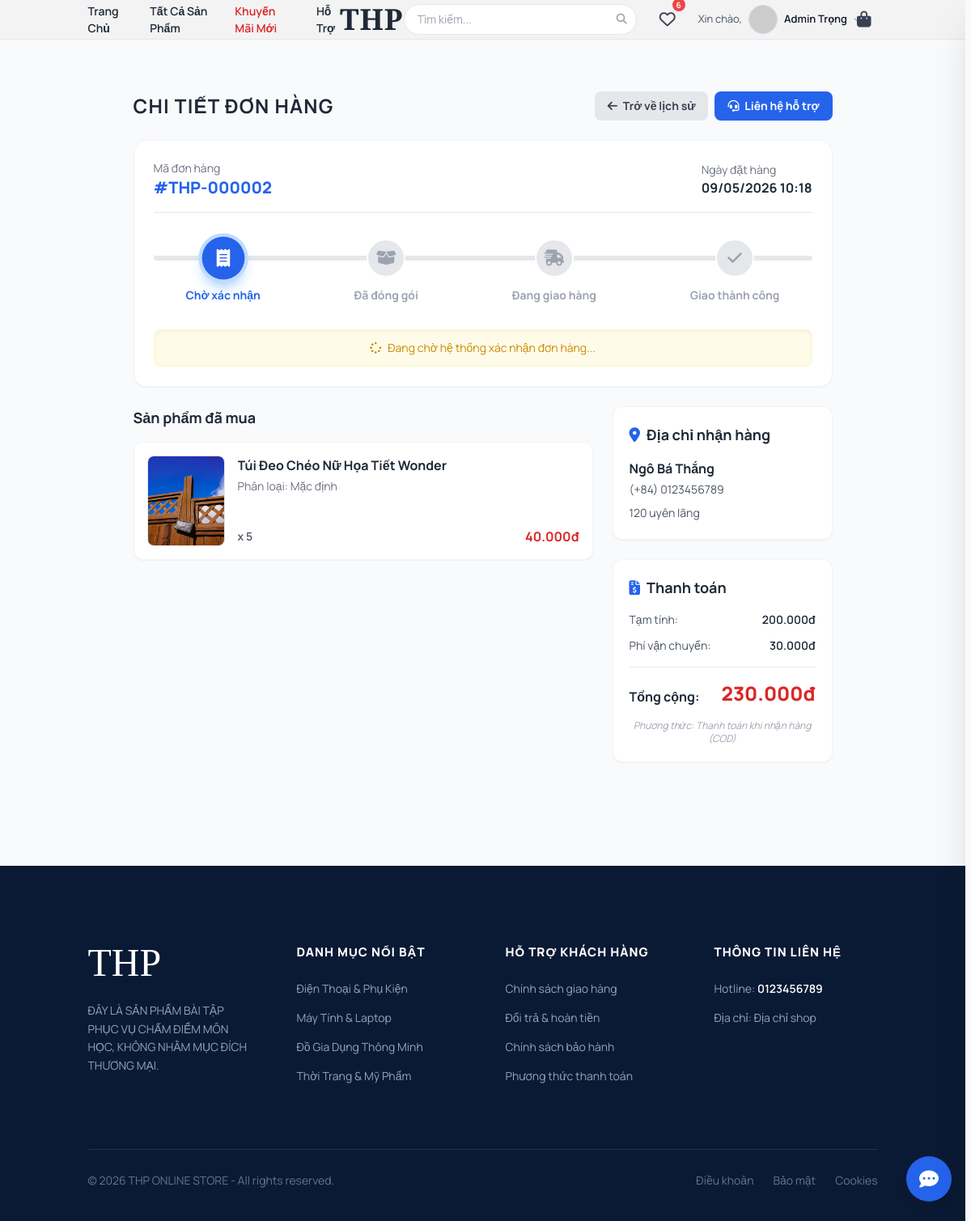
Page /chitietdonhang.php?id=2 (signed in) on the committed database.
### tables this page shows
CREATE TABLE IF NOT EXISTS `donhang` (
  `MaDonHang` int NOT NULL AUTO_INCREMENT,
  `IdNguoiDung` int NOT NULL,
  `TenNguoiNhan` varchar(255) NOT NULL,
  `SoDienThoai` varchar(20) NOT NULL,
  `diachi` text NOT NULL,
  `TongTien` decimal(10,0) NOT NULL,
  `phuong_thuc_thanh_toan` varchar(50) NOT NULL DEFAULT 'COD',
  `trangThai` int NOT NULL DEFAULT '0' COMMENT '0: Đã đặt, 1: Đóng gói, 2: Đang giao, 3: Thành công',
  `NgayDat` datetime NOT NULL DEFAULT CURRENT_TIMESTAMP,
  `lat_giao` double DEFAULT NULL,
  `lng_giao` double DEFAULT NULL,
  `thoi_gian_giao` datetime DEFAULT NULL,
  PRIMARY KEY (`MaDonHang`),
  KEY `fk_donhang_user` (`IdNguoiDung`)
);

CREATE TABLE IF NOT EXISTS `chitietdonhang` (
  `MaChiTiet` int NOT NULL AUTO_INCREMENT,
  `MaDonHang` int NOT NULL,
  `MaSanPham` int NOT NULL,
  `PhanLoai` varchar(255) DEFAULT NULL,
  `SoLuong` int NOT NULL,
  `Gia` decimal(10,0) NOT NULL,
  PRIMARY KEY (`MaChiTiet`),
  KEY `fk_ctdh_sanpham` (`MaSanPham`),
  KEY `fk_ctdh_donhang` (`MaDonHang`)
);

CREATE TABLE IF NOT EXISTS `product` (
  `MaSanPham` int NOT NULL AUTO_INCREMENT,
  `TenSanPham` varchar(100) NOT NULL,
  `GiaSanPham` decimal(10,0) NOT NULL,
  `SoLuong` int NOT NULL DEFAULT '0',
  `hinh` varchar(1000) NOT NULL,
  `MoTa` text NOT NULL,
  `MaDanhMuc` int NOT NULL,
  `SaoTrungBinh` float NOT NULL,
  `TongDanhGia` int NOT NULL,
  `hinh2` varchar(255) DEFAULT NULL,
  `hinh3` varchar(255) DEFAULT NULL,
  `mau1` varchar(255) DEFAULT NULL,
  `mau2` varchar(255) DEFAULT NULL,
  `mau3` varchar(255) DEFAULT NULL,
  `size` varchar(255) DEFAULT NULL,
  PRIMARY KEY (`MaSanPham`),
  KEY `fk_sp_dm` (`MaDanhMuc`)
);

### database.php (called while the page is built, shortened)
<?php
    class Database {
        private $host = "localhost";
        private $username = "root";
        private $password = "";
        private $dbname = "be1";
        public $conn;
        public function __construct() {
            $this->conn = new mysqli ($this->host, $this->username, $this->password, $this->dbname);
            $this->conn->set_charset("utf8");
        }
        public function select ($sql) {
            return $this->conn->query($sql);
        }
    }
?>

### chitietdonhang.php (the view, shortened to what this page needs)
<?php
require_once "database.php";
$db = new Database();
$user_id = $_SESSION['user_id'];
$order_id = isset($_GET['id']) ? intval($_GET['id']) : 0;
$sql_order = "SELECT donhang.*, TIMESTAMPDIFF(SECOND, thoi_gian_giao, NOW()) as thoi_gian_da_troi
              FROM donhang WHERE MaDonHang = $order_id AND IdNguoiDung = $user_id";
$res_order = $db->select($sql_order);
$order = $res_order->fetch_assoc();
$db->execute("UPDATE donhang SET trangThai = 3 WHERE trangThai = 2 AND thoi_gian_giao IS NOT NULL AND TIMESTAMPDIFF(SECOND, thoi_gian_giao, NOW()) >= 300");
$order['trangThai'] = ($db->select("SELECT trangThai FROM donhang WHERE MaDonHang = $order_id")->fetch_assoc()['trangThai']);
$date_col = isset($order['NgayDat']) ? 'NgayDat' : (isset($order['NgayTao']) ? 'NgayTao' : 'created_at');
$ngay_dat = isset($order[$date_col]) ? $order[$date_col] : date('Y-m-d H:i:s');
$sql_details = "SELECT c.*, p.TenSanPham, p.hinh
                FROM chitietdonhang c
                JOIN product p ON c.MaSanPham = p.MaSanPham
                WHERE c.MaDonHang = $order_id";
$order_items = $db->select($sql_details);
?>
<main class="container mx-auto px-4 py-8 max-w-4xl">
    <div class="mb-6 flex flex-col sm:flex-row justify-between items-start sm:items-center gap-4 mt-8">
        <h1 class="text-2xl font-bold uppercase tracking-wider">Chi tiết đơn hàng</h1>
        <div class="flex gap-2">
            <a href="lichsu_donhang.php"
                class="bg-gray-200 text-gray-700 px-4 py-2 rounded-lg font-bold text-sm hover:bg-gray-300 transition">
                <i class="fas fa-arrow-left mr-1"></i> Trở về lịch sử
            </a>
            <button class="bg-blue-600 text-white px-4 py-2 rounded-lg font-bold text-sm hover:bg-blue-700 transition">
                <i class="fas fa-headset mr-1"></i> Liên hệ hỗ trợ
            </button>
        </div>
    </div>
    <div class="bg-white rounded-2xl shadow-sm border border-gray-100 p-6 mb-6">
        <div class="flex flex-wrap justify-between items-center border-b pb-4 mb-8 gap-4">
            <div>
                <p class="text-sm text-gray-500">Mã đơn hàng</p>
                <p class="font-black text-xl text-blue-600">
                    #THP-<?php echo str_pad($order_id, 6, '0', STR_PAD_LEFT); ?></p>
            </div>
            <div>
                <p class="text-sm text-gray-500">Ngày đặt hàng</p>
                <p class="font-bold"><?php echo date('d/m/Y H:i', strtotime($ngay_dat)); ?></p>
            </div>
        </div>
        <div class="relative px-4 sm:px-10 mb-8">
            <div class="absolute left-0 top-6 transform -translate-y-1/2 w-full h-1.5 bg-gray-200 z-0 rounded-full">
            </div>
            <div class="relative z-10 flex justify-between">
                <div class="flex flex-col items-center">
                    <div id="icon-step-0"
                        class="w-12 h-12 rounded-full flex items-center justify-center font-bold bg-gray-200 text-gray-400">
                        <i class="fas fa-receipt text-xl"></i>
                    </div>
                    <p id="text-step-0" class="text-xs sm:text-sm font-bold mt-3 text-center text-gray-400">Chờ xác nhận
                    </p>
                </div>
                <div class="flex flex-col items-center">
                    <div id="icon-step-1"
                        class="w-12 h-12 rounded-full flex items-center justify-center font-bold bg-gray-200 text-gray-400">
                        <i class="fas fa-box-open text-xl"></i>
                    </div>
                    <p id="text-step-1" class="text-xs sm:text-sm font-bold mt-3 text-center text-gray-400">Đã đóng gói
                    </p>
                </div>
                <div class="flex flex-col items-center">
                    <div id="icon-step-2"
                        class="w-12 h-12 rounded-full flex items-center justify-center font-bold bg-gray-200 text-gray-400">
                        <i class="fas fa-truck-fast text-xl"></i>
                    </div>
                    <p id="text-step-2" class="text-xs sm:text-sm font-bold mt-3 text-center text-gray-400">Đang giao
                        hàng</p>
                </div>
                <div class="flex flex-col items-center">
                    <div id="icon-step-3"
                        class="w-12 h-12 rounded-full flex items-center justify-center font-bold bg-gray-200 text-gray-400">
                        <i class="fas fa-check text-xl"></i>
                    </div>
                    <p id="text-step-3" class="text-xs sm:text-sm font-semibold mt-3 text-center text-gray-400">Giao
                        thành công</p>
                </div>
            </div>
        </div>
        <div id="status-message"
            class="bg-blue-50 border border-blue-100 text-blue-600 text-sm p-3 rounded-lg text-center flex justify-center items-center gap-2 shadow-inner">
        </div>
    </div>
    <div class="grid grid-cols-1 lg:grid-cols-3 gap-6">
        <div class="lg:col-span-2 space-y-4">
            <h3 class="font-bold text-lg mb-2">Sản phẩm đã mua</h3>
            <?php
                $tam_tinh = 0;
                if ($order_items && $order_items->num_rows > 0):
                    while ($item = $order_items->fetch_assoc()):
                        $thanh_tien = $item['SoLuong'] * $item['Gia'];
                        $tam_tinh += $thanh_tien;
                ?>
            <div class="bg-white rounded-xl shadow-sm border border-gray-100 p-4 flex gap-4 transition hover:shadow-md">
                <img src="./public/images/<?php echo htmlspecialchars($item['hinh'] ?? 'default.png'); ?>" alt="Product"
                    class="w-24 h-28 object-cover rounded-lg border">
                <div class="flex-1 flex flex-col justify-between">
                    <div>
                        <h4 class="font-bold text-gray-800 line-clamp-2"><a
                                href="chitiet.php?id=<?php echo $item['MaSanPham']; ?>"><?php echo htmlspecialchars($item['TenSanPham']); ?></a>
                        </h4>
                        <p class="text-sm text-gray-500 mt-1">Phân loại:
                            <?php echo htmlspecialchars($item['PhanLoai'] ?? 'Mặc định'); ?></p>
                    </div>
                    <div class="flex justify-between items-center">
                        <span class="text-sm font-semibold text-gray-600">x <?php echo $item['SoLuong']; ?></span>
                        <span
                            class="font-bold text-red-600"><?php echo number_format($item['Gia'], 0, ',', '.'); ?>đ</span>
                    </div>
                </div>
            </div>
            <?php endwhile; else: ?>
            <p class="text-gray-500">Đơn hàng này chưa có sản phẩm nào.</p>
            <?php endif; ?>
        </div>
        <div class="lg:col-span-1">
            <div class="bg-white rounded-xl shadow-sm border border-gray-100 p-5 mb-6">
                <h3 class="font-bold text-lg mb-4 flex items-center gap-2"><i
                        class="fas fa-map-marker-alt text-blue-600"></i> Địa chỉ nhận hàng</h3>
                <p class="font-bold text-gray-800">
                    <?php echo htmlspecialchars($order['TenNguoiNhan'] ?? 'Khách hàng'); ?></p>
                <p class="text-sm text-gray-600 mt-1">(+84)
                    <?php echo htmlspecialchars($order['SoDienThoai'] ?? '0123456789'); ?>
                </p>
                <p class="text-sm text-gray-600 mt-2 leading-relaxed">
                    <?php echo htmlspecialchars($order['DiaChiGiaoHang'] ?? $order['diachi'] ?? 'Chưa cập nhật địa chỉ'); ?>
                </p>
            </div>
            <div class="bg-white rounded-xl shadow-sm border border-gray-100 p-5">
                <h3 class="font-bold text-lg mb-4 flex items-center gap-2"><i
                        class="fas fa-file-invoice-dollar text-blue-600"></i> Thanh toán</h3>
                <?php
                        $phi_ship = 30000;
                    ?>
                <div class="space-y-3 text-sm text-gray-600 border-b pb-4 mb-4">
                    <div class="flex justify-between"><span>Tạm tính:</span><span
                            class="font-semibold text-gray-800"><?php echo number_format($tam_tinh, 0, ',', '.'); ?>đ</span>
                    </div>
                    <div class="flex justify-between"><span>Phí vận chuyển:</span><span
                            class="font-semibold text-gray-800"><?php echo number_format($phi_ship, 0, ',', '.'); ?>đ</span>
                    </div>
                </div>
                <div class="flex justify-between items-end">
                    <span class="font-bold text-gray-800">Tổng cộng:</span>
                    <span
                        class="text-2xl font-black text-red-600"><?php echo number_format($order['TongTien'], 0, ',', '.'); ?>đ</span>
                </div>
                <p class="text-xs text-center text-gray-400 mt-4 italic">Phương thức:
                    <?php echo htmlspecialchars($order['PhuongThucThanhToan'] ?? 'Thanh toán khi nhận hàng (COD)'); ?>
                </p>
            </div>
        </div>
    </div>
</main>
<?php include 'footer.php'; ?>

### rows in the picture
donhang: NgayDat "09/05/2026 10:18", TenNguoiNhan "Ngô Bá Thắng", SoDienThoai "0123456789", diachi "120 uyên lãng", TongTien "230.000"
chitietdonhang: MaSanPham.hinh (picture), MaSanPham.TenSanPham "Túi Đeo Chéo Nữ Họa Tiết Wonder", PhanLoai "Mặc định", SoLuong "5", Gia "40.000"

### other values in the picture
$wishlist_count "6"
$ten_user "Admin Trọng"
str_pad($order_id, 6, '0', STR_PAD_LEFT) "000002"
$tam_tinh "200.000"
$phi_ship "30.000"
$order['PhuongThucThanhToan'] "Thanh toán khi nhận hàng (COD)"
